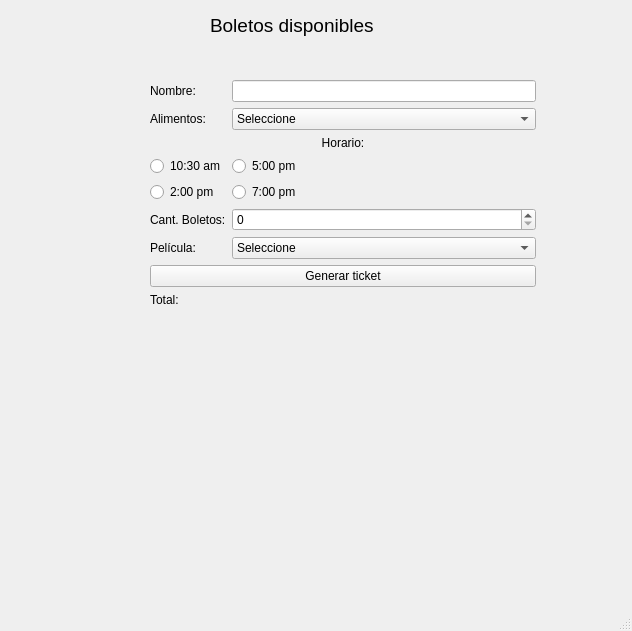
<?xml version="1.0" encoding="UTF-8"?>
<ui version="4.0">
 <class>MainWindow</class>
 <widget class="QMainWindow" name="MainWindow">
  <property name="geometry">
   <rect>
    <x>0</x>
    <y>0</y>
    <width>632</width>
    <height>631</height>
   </rect>
  </property>
  <property name="windowTitle">
   <string>Compra de tickets</string>
  </property>
  <widget class="QWidget" name="centralwidget">
   <widget class="QWidget" name="formLayoutWidget">
    <property name="geometry">
     <rect>
      <x>150</x>
      <y>80</y>
      <width>386</width>
      <height>401</height>
     </rect>
    </property>
    <layout class="QFormLayout" name="formLayout">
     <item row="0" column="0">
      <widget class="QLabel" name="label">
       <property name="text">
        <string>Nombre:</string>
       </property>
      </widget>
     </item>
     <item row="0" column="1">
      <widget class="QLineEdit" name="lnenombre"/>
     </item>
     <item row="1" column="0">
      <widget class="QLabel" name="label_5">
       <property name="text">
        <string>Alimentos:</string>
       </property>
      </widget>
     </item>
     <item row="1" column="1">
      <widget class="QComboBox" name="combo">
       <item>
        <property name="text">
         <string>Seleccione</string>
        </property>
       </item>
       <item>
        <property name="text">
         <string>Combo 1- Palomitas</string>
        </property>
       </item>
       <item>
        <property name="text">
         <string>Combo 2- Palomitas + soda</string>
        </property>
       </item>
      </widget>
     </item>
     <item row="2" column="0" colspan="2">
      <widget class="QLabel" name="label_8">
       <property name="text">
        <string>Horario:</string>
       </property>
       <property name="alignment">
        <set>Qt::AlignCenter</set>
       </property>
      </widget>
     </item>
     <item row="3" column="0">
      <widget class="QRadioButton" name="radio10">
       <property name="text">
        <string>10:30 am</string>
       </property>
      </widget>
     </item>
     <item row="3" column="1">
      <widget class="QRadioButton" name="radio5">
       <property name="text">
        <string>5:00 pm</string>
       </property>
      </widget>
     </item>
     <item row="4" column="0">
      <widget class="QRadioButton" name="radio2">
       <property name="text">
        <string>2:00 pm</string>
       </property>
      </widget>
     </item>
     <item row="4" column="1">
      <widget class="QRadioButton" name="radio7">
       <property name="text">
        <string>7:00 pm</string>
       </property>
      </widget>
     </item>
     <item row="5" column="0">
      <widget class="QLabel" name="label_9">
       <property name="text">
        <string>Cant. Boletos:</string>
       </property>
      </widget>
     </item>
     <item row="5" column="1">
      <widget class="QSpinBox" name="spinvoletos"/>
     </item>
     <item row="6" column="0">
      <widget class="QLabel" name="label_10">
       <property name="text">
        <string>Película:</string>
       </property>
      </widget>
     </item>
     <item row="6" column="1">
      <widget class="QComboBox" name="combopelicula">
       <item>
        <property name="text">
         <string>Seleccione</string>
        </property>
       </item>
       <item>
        <property name="text">
         <string>Inception (Origen)</string>
        </property>
       </item>
       <item>
        <property name="text">
         <string>The Shawshank Redemption (Sueños de fuga)</string>
        </property>
       </item>
       <item>
        <property name="text">
         <string>Pulp Fiction </string>
        </property>
       </item>
       <item>
        <property name="text">
         <string>The Matrix</string>
        </property>
       </item>
       <item>
        <property name="text">
         <string>The Godfather (El padrino)</string>
        </property>
       </item>
      </widget>
     </item>
     <item row="7" column="0" colspan="2">
      <widget class="QPushButton" name="btnTicket">
       <property name="text">
        <string>Generar ticket</string>
       </property>
      </widget>
     </item>
     <item row="9" column="0" colspan="2">
      <spacer name="verticalSpacer">
       <property name="orientation">
        <enum>Qt::Vertical</enum>
       </property>
       <property name="sizeType">
        <enum>QSizePolicy::Preferred</enum>
       </property>
       <property name="sizeHint" stdset="0">
        <size>
         <width>20</width>
         <height>20</height>
        </size>
       </property>
      </spacer>
     </item>
     <item row="10" column="0" colspan="2">
      <widget class="QLabel" name="lbl2">
       <property name="sizePolicy">
        <sizepolicy hsizetype="Expanding" vsizetype="Expanding">
         <horstretch>0</horstretch>
         <verstretch>0</verstretch>
        </sizepolicy>
       </property>
       <property name="text">
        <string/>
       </property>
       <property name="wordWrap">
        <bool>true</bool>
       </property>
      </widget>
     </item>
     <item row="8" column="0">
      <widget class="QLabel" name="lbl89">
       <property name="text">
        <string>Total:</string>
       </property>
      </widget>
     </item>
     <item row="8" column="1">
      <widget class="QLabel" name="lbl1">
       <property name="text">
        <string/>
       </property>
      </widget>
     </item>
    </layout>
   </widget>
   <widget class="QLabel" name="label_11">
    <property name="geometry">
     <rect>
      <x>210</x>
      <y>0</y>
      <width>251</width>
      <height>51</height>
     </rect>
    </property>
    <property name="font">
     <font>
      <pointsize>14</pointsize>
     </font>
    </property>
    <property name="text">
     <string>Boletos disponibles</string>
    </property>
   </widget>
  </widget>
  <widget class="QMenuBar" name="menubar">
   <property name="geometry">
    <rect>
     <x>0</x>
     <y>0</y>
     <width>632</width>
     <height>26</height>
    </rect>
   </property>
  </widget>
  <widget class="QStatusBar" name="statusbar"/>
 </widget>
 <resources/>
 <connections/>
</ui>
